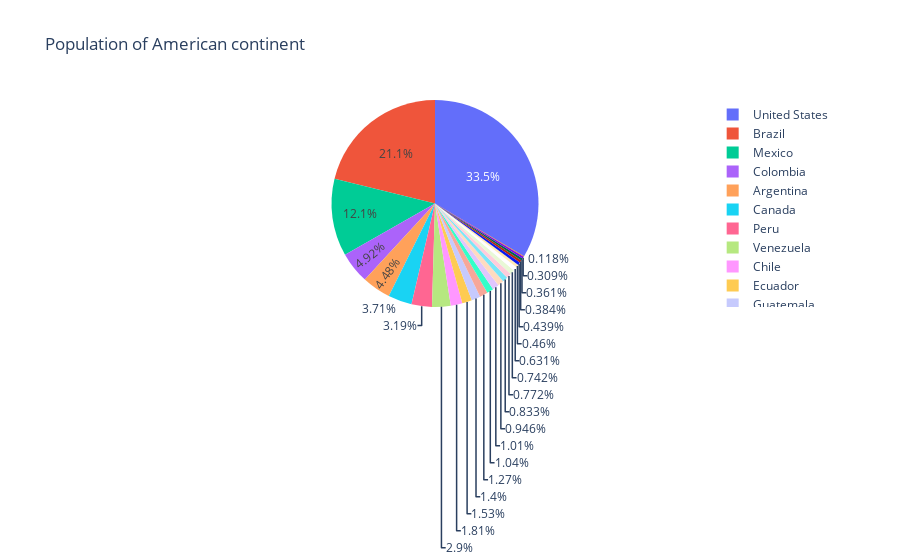

The code cell stored with this chart in its notebook:
### Code cell
px.pie(df, values='pop', names='country', 
       title='Population of American continent')

### Figure 1 — Plotly figure (JSON) as saved in the notebook; plotly's stock layout.template omitted (floating-point values rounded to 4 significant figures)
{"data": [{"domain": {"x": [0, 1], "y": [0, 1]}, "hovertemplate": "country=%{label}<br>pop=%{value}<extra></extra>", "labels": ["Argentina", "Bolivia", "Brazil", "Canada", "Chile", "Colombia", "Costa Rica", "Cuba", "Dominican Republic", "Ecuador", "El Salvador", "Guatemala", "Haiti", "Honduras", "Jamaica", "Mexico", "Nicaragua", "Panama", "Paraguay", "Peru", "Puerto Rico", "Trinidad and Tobago", "United States", "Uruguay", "Venezuela"], "legendgroup": "", "name": "", "showlegend": true, "type": "pie", "values": [40301927, 9119152, 190010647, 33390141, 16284741, 44227550, 4133884, 11416987, 9319622, 13755680, 6939688, 12572928, 8502814, 7483763, 2780132, 108700891, 5675356, 3242173, 6667147, 28674757, 3942491, 1056608, 301139947, 3447496, 26084662]}], "layout": {"legend": {"tracegroupgap": 0}, "title": {"text": "Population of American continent"}}}
